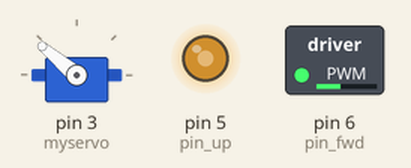
Simulated run of this sketch. Board: Arduino Uno, built with avr-gcc and run on an emulated ATmega328P. On the bench: servo, switched loads named in the sketch (green lamp = pin HIGH), output pins drawn as LEDs (lit = HIGH).

Above: at 0.1 s.
Timing chart, 0 to 1.6 s (numbered marks = the images above):
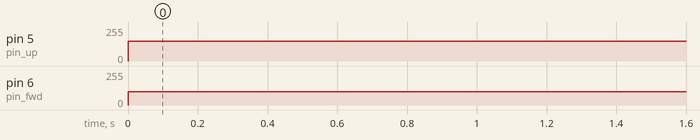

The sketch:

softservo.ino
```cpp
#include <Servo.h>

Servo myservo;  // create servo object to control a servo

int pin_up = 5; // connect the updraft motor to the pin 5
int pin_fwd = 6; // connect the forward motor to the pin 6
int angle = 0; // variable that states the angle of the servo
int motor_up = 150; // variable that states the pwm of the updraft motor
int motor_fwd = 100; // variable that states the pwm of the forward motor
int way = 0; //variable that states the current direction of servo

void setup() {        //setup cycle
  myservo.attach(3);  // attaches the servo on pin 3 to the servo object
}
//end of setup cycle


void loop() {     //main cycle
if (way == 1){    //if the direction is 1
  angle -= 1;     //substract one degree at a time from servo
  if (angle <= 20){ //if the degree of servo gets below 20
    way = 0;       //set the direction to the other way
  }
}
else {     //else (if the direction is 0
   angle += 1; //add one angle at the time to the servo
  if (angle >= 160){    //but if the angle gets above 160 degrees
    way = 1; // set the servo to the other way
  }
}
myservo.write(140); // sets the angle of the servo
analogWrite(pin_up, motor_up);       // PWM of the upward motor
analogWrite(pin_fwd, motor_fwd);  // PWM of the forward motor
delay (15); // get the servo some time to get to the wanted position
 }
//end main loop
```

Measured:
- by itself, pin 5 (pin_up): 0/255 → 150/255 at 0.00 s
- by itself, pin 6 (pin_fwd): 0/255 → 100/255 at 0.00 s
